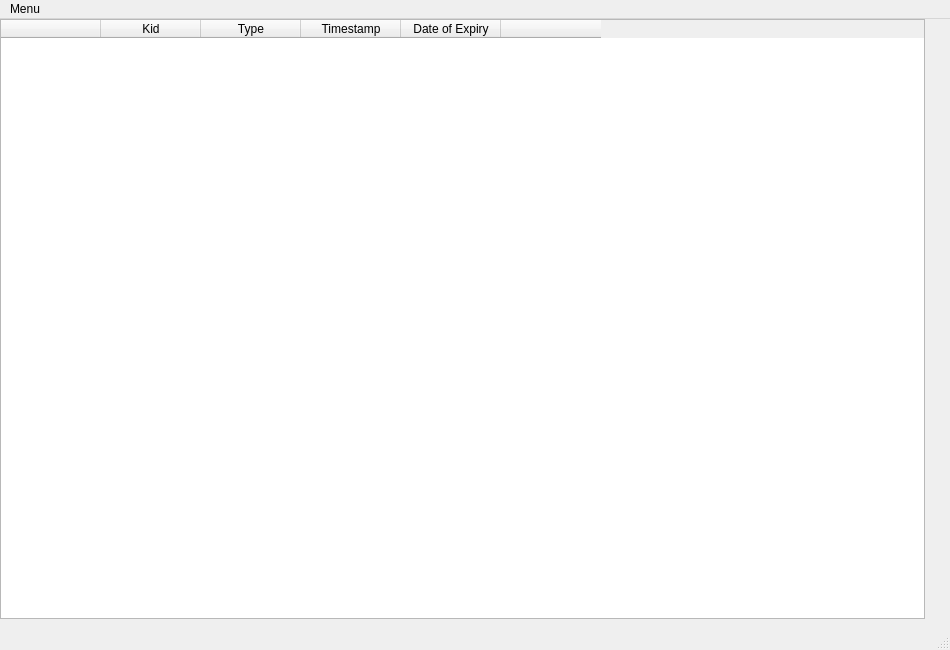
<?xml version="1.0" encoding="UTF-8"?>
<ui version="4.0">
 <class>MainWindow</class>
 <widget class="QMainWindow" name="MainWindow">
  <property name="geometry">
   <rect>
    <x>0</x>
    <y>0</y>
    <width>950</width>
    <height>650</height>
   </rect>
  </property>
  <property name="windowTitle">
   <string>MainWindow</string>
  </property>
  <widget class="QWidget" name="centralwidget">
   <widget class="QTableWidget" name="table1">
    <property name="geometry">
     <rect>
      <x>0</x>
      <y>0</y>
      <width>925</width>
      <height>600</height>
     </rect>
    </property>
    <property name="minimumSize">
     <size>
      <width>640</width>
      <height>0</height>
     </size>
    </property>
    <column>
     <property name="text">
      <string/>
     </property>
    </column>
    <column>
     <property name="text">
      <string>Kid</string>
     </property>
    </column>
    <column>
     <property name="text">
      <string>Type</string>
     </property>
    </column>
    <column>
     <property name="text">
      <string>Timestamp</string>
     </property>
    </column>
    <column>
     <property name="text">
      <string>Date of Expiry</string>
     </property>
    </column>
    <column>
     <property name="text">
      <string/>
     </property>
    </column>
   </widget>
  </widget>
  <widget class="QMenuBar" name="menubar">
   <property name="geometry">
    <rect>
     <x>0</x>
     <y>0</y>
     <width>950</width>
     <height>22</height>
    </rect>
   </property>
   <widget class="QMenu" name="menuCerts">
    <property name="geometry">
     <rect>
      <x>267</x>
      <y>126</y>
      <width>160</width>
      <height>126</height>
     </rect>
    </property>
    <property name="title">
     <string>Menu</string>
    </property>
    <addaction name="actionTl"/>
    <addaction name="actionCert"/>
    <addaction name="actionRule"/>
    <addaction name="actionRl"/>
   </widget>
   <addaction name="menuCerts"/>
  </widget>
  <widget class="QStatusBar" name="statusbar"/>
  <action name="actionTl">
   <property name="text">
    <string>Trustlist</string>
   </property>
  </action>
  <action name="actionCert">
   <property name="text">
    <string>Certificates</string>
   </property>
  </action>
  <action name="actionRule">
   <property name="text">
    <string>Rules</string>
   </property>
  </action>
  <action name="actionRl">
   <property name="text">
    <string>Revocation</string>
   </property>
  </action>
 </widget>
 <resources/>
 <connections/>
</ui>
